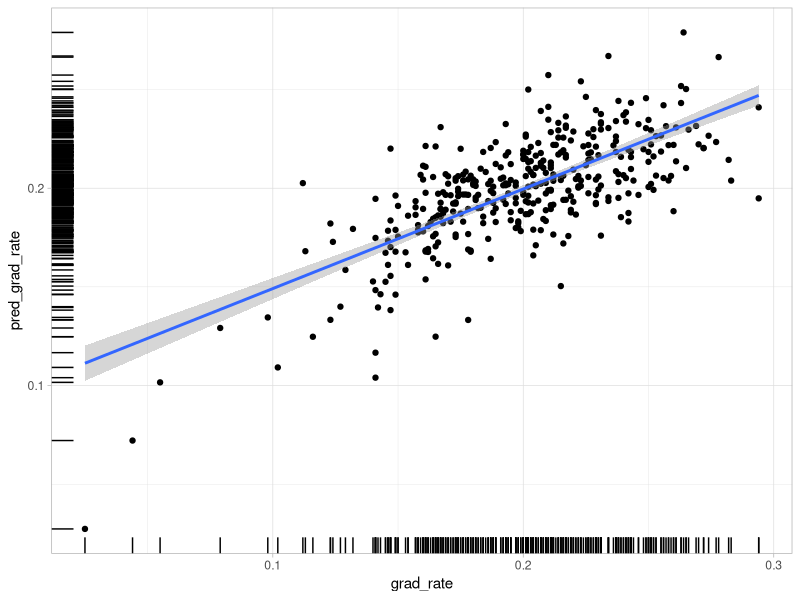
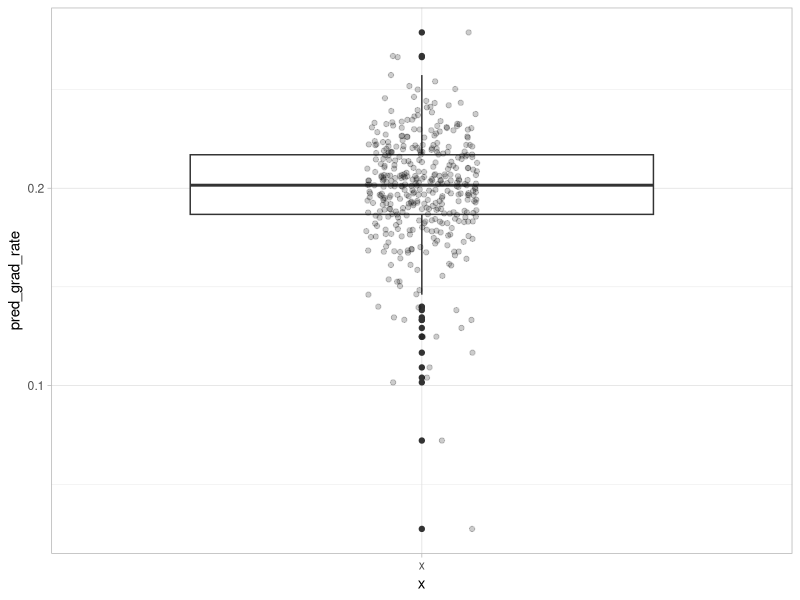
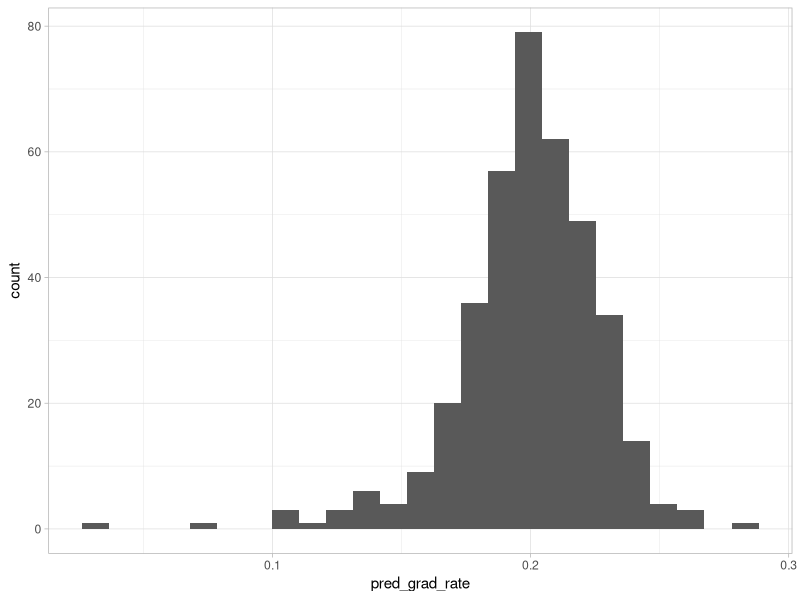
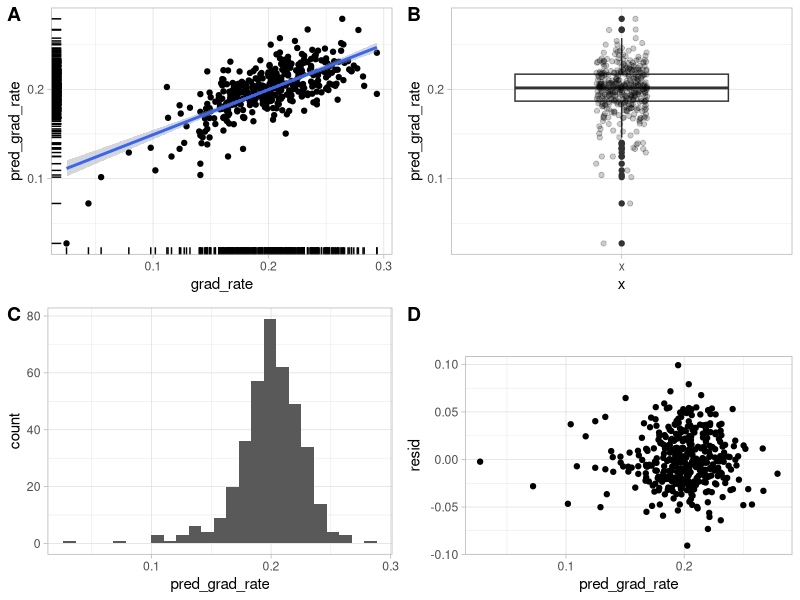
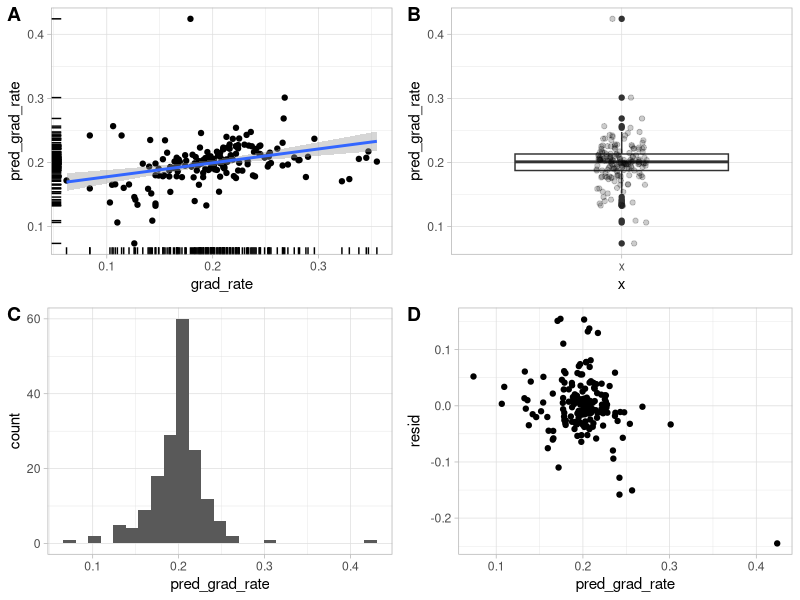
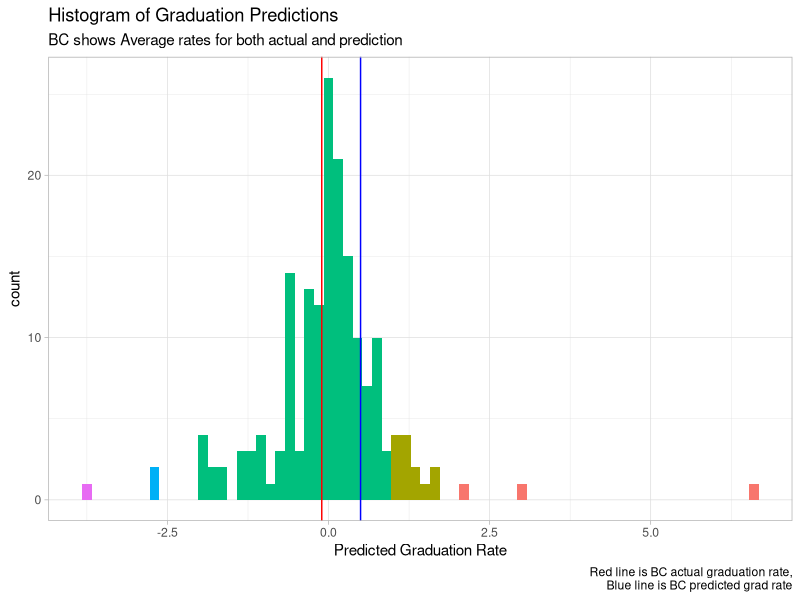

Here is the R script that generated these plots, in order:
## ---- chunk 1
knitr::opts_chunk$set(echo = TRUE)
library(tidyverse)
library(modelr)

set.seed(310)
## ---- chunk 2
#load training
training <- read_csv(here::here("data/train_data.csv")) %>% 
  dplyr::select(-contains("X"), -id)

#load testing
testing <- read_csv(here::here("data/test_data.csv")) %>% 
  dplyr::select(-contains("X"), -id) 
## ---- chunk 3
model.1 <- lm(grad_rate ~ student_count +spending_per_award +full_time_pct
             +full_time_count +med_sat_value +aid_value
             +endow_value +grad_on_time_pct +pell_value +fresh_retain_value
             + full_time_fac_pct,
             data = training)

#remove outliers using model 1
training_without_outliers <- add_residuals(data = training,
                                           model = model.1,
                                           var = "resid") %>% 
  mutate(sdev = sd(resid),
                std.norm = resid / sdev,
                abs.std = abs(std.norm)) %>% #note: 407 rows at this point
   #dplyr::arrange(desc(abs.std)) %>% 
  filter(abs.std < 2)
## ---- chunk 4
model.10 <- lm(grad_rate ~ spending_per_award 
               + full_time_count
               + med_sat_value
               + endow_value
               + grad_on_time_pct
               + pell_value
               + fresh_retain_value
             + endow_value*spending_per_award     #EndowXSpend
             + pell_value*med_sat_value           #PellXSat
             + fresh_retain_value*med_sat_value   #RetainXSat
             ,data = training_without_outliers)
## ---- chunk 5
training_with_predictions <- add_predictions(training_without_outliers, model.10, var = "pred_grad_rate") %>% 
  add_residuals(model = model.10, var = "resid") %>% 
  #and we dont need these other variables either
  dplyr::select(-sdev, -std.norm, -abs.std) %>% 
  mutate(scaled = scale(pred_grad_rate))
## ---- chunk 6
#and a quick visual of known graduation to predicuted graduation
training_predictions_scatter <- training_with_predictions %>% 
  ggplot(aes(x = grad_rate, y = pred_grad_rate)) +
  geom_point() + 
  geom_smooth(method = "lm") + 
  geom_rug() +
  theme_light()

training_predictions_boxplot <- training_with_predictions %>% 
  arrange(basic) %>% 
  #mutate(TRUE == TRUE) %>% 
         #instituion_type = str_sub(basic, start = 1L, end = 5L),
         #instituion_type = case_when(instituion_type == "Assoc" ~ "Associates",
          #                           instituion_type == "Bacca" ~ "Baccalaureate",
          #                           instituion_type == "Docto" ~ "Doctoral",
          #                           instituion_type == "Maste" ~ "Masters",
          #                           instituion_type == "Resea" ~ "Research",
          #                           instituion_type == "Schoo" ~ "Specialty",
          #                           instituion_type == "Triba" ~ "Tribal")) %>% 
  ggplot(aes(y = pred_grad_rate, x = "x")) +
  geom_boxplot() + 
  geom_jitter(alpha = 0.2, width = .09) +
  theme_light()

#histogram of scaled predictions
training_predictions_histogram <- training_with_predictions %>% 
  ggplot() +
  geom_histogram(aes(x = pred_grad_rate), bins = 25) +
  theme_light() 

training_pred_vs_resids <- training_with_predictions %>% 
  ggplot() +
  geom_point(aes(x = pred_grad_rate, y = resid)) +
  theme_light() +
  labs(title = "",
       subtitle = "")

training_predictions_scatter
training_predictions_boxplot
training_predictions_histogram
cowplot::plot_grid(training_predictions_scatter, 
                   training_predictions_boxplot, 
                   training_predictions_histogram,
                   training_pred_vs_resids,
                   labels = c("A", "B", "C", "D"))
## ---- chunk 7
testing_with_predictions <- add_predictions(testing, model = model.10, var = "pred_grad_rate") %>% 
  add_residuals(model = model.10, var = "resid") %>% 
  #and we dont need these other variables either
  #dplyr::select(-resid, -sdev, -std.norm, -abs.std) %>% 
  mutate(scaled_act = scale(grad_rate), 
         scaled_pred = scale(pred_grad_rate),
         classification = factor(case_when(scaled_pred <= (-3) ~ "Poor",
                                           scaled_pred <= (-2) ~ "Below Average",
                                           scaled_pred <= (1) ~ "Average",
                                           scaled_pred <= (2) ~ "Above Average",
                                           scaled_pred > (2) ~ "Excellent"),
                                 levels = c("Excellent", "Above Average", "Average", "Below Average", "Poor"))
         ) %>% 
  arrange(pred_grad_rate)
## ---- chunk 8
#and a quick visual of known graduation to predicuted graduation
testing_predictions_scatter <- testing_with_predictions %>% 
  ggplot(aes(x = grad_rate, y = pred_grad_rate)) +
  geom_point() + 
  geom_smooth(method = "lm") + 
  geom_rug() +
  theme_light()

#histogram of scaled predictions
testing_predictions_histogram <- testing_with_predictions %>% 
  ggplot() +
  geom_histogram(aes(x = pred_grad_rate), bins = 25) +
  theme_light()

testing_predictions_boxplot <- testing_with_predictions %>% 
  arrange(basic) %>% 
  #mutate(TRUE == TRUE) %>% 
         #instituion_type = str_sub(basic, start = 1L, end = 5L),
         #instituion_type = case_when(instituion_type == "Assoc" ~ "Associates",
          #                           instituion_type == "Bacca" ~ "Baccalaureate",
          #                           instituion_type == "Docto" ~ "Doctoral",
          #                           instituion_type == "Maste" ~ "Masters",
          #                           instituion_type == "Resea" ~ "Research",
          #                           instituion_type == "Schoo" ~ "Specialty",
          #                           instituion_type == "Triba" ~ "Tribal")) %>% 
  ggplot(aes(y = pred_grad_rate, x = "x")) +
  geom_boxplot() + 
  geom_jitter(alpha = 0.2, width = .09) +
  theme_light()

testing_pred_vs_resids <- testing_with_predictions %>% 
  ggplot() +
  geom_point(aes(x = pred_grad_rate, y = resid)) +
  theme_light()

#testing_predictions_boxplot
#testing_predictions_scatter
#testing_predictions_histogram

cowplot::plot_grid(testing_predictions_scatter, 
                   testing_predictions_boxplot, 
                   testing_predictions_histogram, 
                   testing_pred_vs_resids,
                   labels = c("A", "B", "C", "D"))

#testing_with_predictions %>% filter(institution_name == "Bellevue College")
## ---- chunk 9
vlines <- as.matrix(testing_with_predictions %>% 
                      filter(institution_name == "Bellevue College") %>% 
                      select(scaled_pred, scaled_act))

testing_with_predictions %>% 
  ggplot() +
  geom_histogram(aes(x = scaled_pred, fill = classification), binwidth = .15) +
 # scale_fill_gradient2(low = "red", mid = "grey", high = "green",midpoint = mpgr) +
  geom_vline(aes(xintercept = vlines[1]), color = "blue") +
  geom_vline(aes(xintercept = vlines[2]), color = "red") +
  theme_light() +
  theme(legend.position="none") +
  labs(title = "Histogram of Graduation Predictions",
       subtitle = "BC shows Average rates for both actual and prediction",
       x = "Predicted Graduation Rate",
       caption = "Red line is BC actual graduation rate,
  Blue line is BC predicted grad rate")
## ---- chunk 10
testing_with_predictions %>% filter(institution_name == "Bellevue College")
